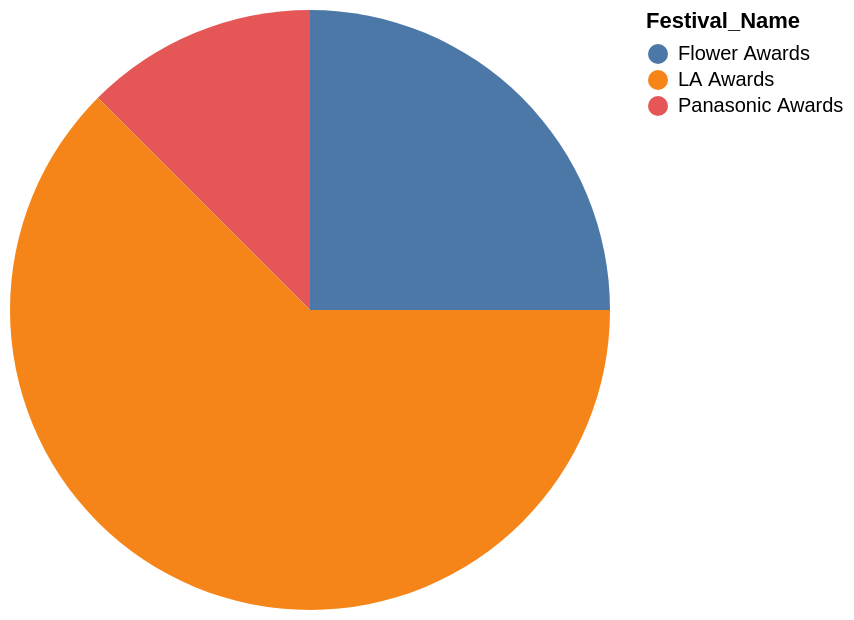

Write the Vega-Lite specification saved for this chart.
### Vega-Lite specification from a JSON file in a GitHub repository (floating-point values rounded to 4 significant figures)
{"data": {"values": [{"x_data": "Panasonic Awards", "y_data": 1}, {"x_data": "Flower Awards", "y_data": 2}, {"x_data": "LA Awards", "y_data": 5}]}, "mark": "arc", "encoding": {"theta": {"field": "y_data", "type": "quantitative", "title": "Festival_ID"}, "color": {"field": "x_data", "type": "nominal", "title": "Festival_Name"}}}
